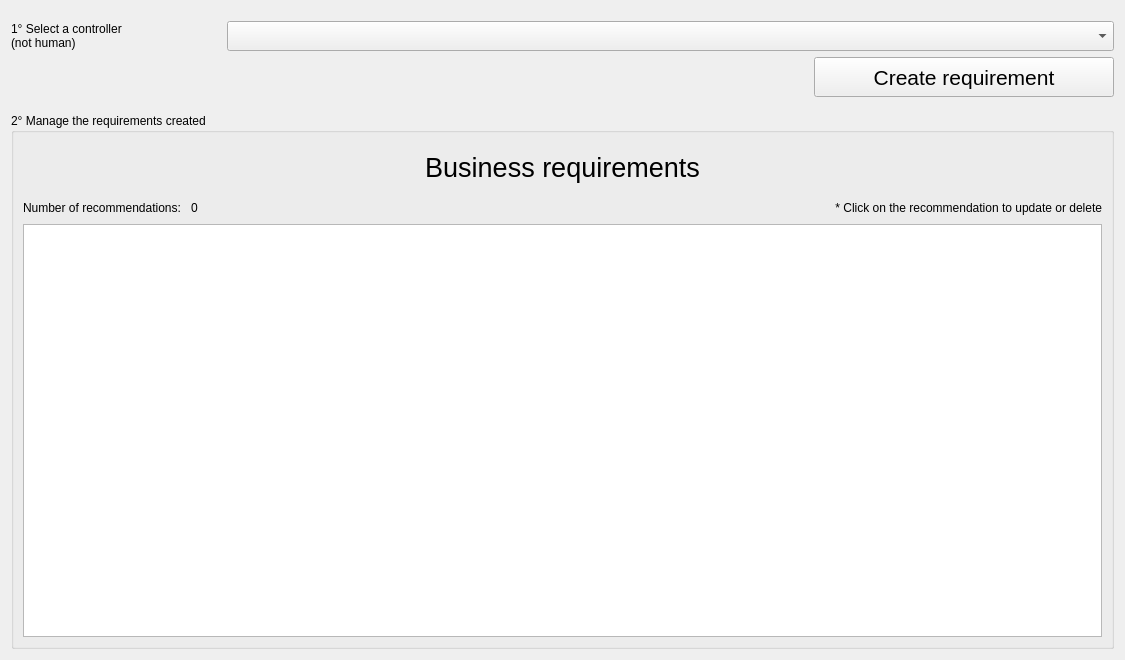
          <widget class="QWidget" name="scrollAreaWidgetContents_15">
           <property name="geometry">
            <rect>
             <x>0</x>
             <y>0</y>
             <width>1125</width>
             <height>660</height>
            </rect>
           </property>
           <layout class="QGridLayout" name="gridLayout_58">
            <item row="0" column="0">
             <layout class="QVBoxLayout" name="verticalLayout_43">
              <property name="topMargin">
               <number>10</number>
              </property>
              <property name="bottomMargin">
               <number>10</number>
              </property>
              <item>
               <layout class="QHBoxLayout" name="horizontalLayout_95">
                <item>
                 <widget class="QLabel" name="label_79">
                  <property name="minimumSize">
                   <size>
                    <width>210</width>
                    <height>0</height>
                   </size>
                  </property>
                  <property name="maximumSize">
                   <size>
                    <width>100</width>
                    <height>16777215</height>
                   </size>
                  </property>
                  <property name="text">
                   <string>1° Select a controller
(not human)</string>
                  </property>
                 </widget>
                </item>
                <item>
                 <widget class="QComboBox" name="combobox_bus_controller">
                  <property name="minimumSize">
                   <size>
                    <width>0</width>
                    <height>30</height>
                   </size>
                  </property>
                  <property name="focusPolicy">
                   <enum>Qt::TabFocus</enum>
                  </property>
                  <property name="contextMenuPolicy">
                   <enum>Qt::DefaultContextMenu</enum>
                  </property>
                  <property name="toolTip">
                   <string>This list contains all controllers that are NOT HUMAN</string>
                  </property>
                 </widget>
                </item>
               </layout>
              </item>
              <item>
               <layout class="QHBoxLayout" name="horizontalLayout_86">
                <item>
                 <spacer name="horizontalSpacer_45">
                  <property name="orientation">
                   <enum>Qt::Horizontal</enum>
                  </property>
                  <property name="sizeHint" stdset="0">
                   <size>
                    <width>38</width>
                    <height>27</height>
                   </size>
                  </property>
                 </spacer>
                </item>
                <item>
                 <widget class="QPushButton" name="button_bus_add">
                  <property name="minimumSize">
                   <size>
                    <width>300</width>
                    <height>40</height>
                   </size>
                  </property>
                  <property name="maximumSize">
                   <size>
                    <width>300</width>
                    <height>16777215</height>
                   </size>
                  </property>
                  <property name="font">
                   <font>
                    <pointsize>16</pointsize>
                    <underline>false</underline>
                    <kerning>true</kerning>
                   </font>
                  </property>
                  <property name="text">
                   <string>Create requirement</string>
                  </property>
                 </widget>
                </item>
               </layout>
              </item>
             </layout>
            </item>
            <item row="1" column="0">
             <widget class="QGroupBox" name="groupBox_35">
              <property name="minimumSize">
               <size>
                <width>0</width>
                <height>530</height>
               </size>
              </property>
              <property name="maximumSize">
               <size>
                <width>16777215</width>
                <height>16777215</height>
               </size>
              </property>
              <property name="title">
               <string>2° Manage the requirements created</string>
              </property>
              <layout class="QGridLayout" name="gridLayout_60">
               <item row="0" column="0">
                <widget class="QLabel" name="label_86">
                 <property name="minimumSize">
                  <size>
                   <width>0</width>
                   <height>50</height>
                  </size>
                 </property>
                 <property name="maximumSize">
                  <size>
                   <width>16777215</width>
                   <height>50</height>
                  </size>
                 </property>
                 <property name="font">
                  <font>
                   <pointsize>20</pointsize>
                   <underline>false</underline>
                  </font>
                 </property>
                 <property name="text">
                  <string>Business requirements</string>
                 </property>
                 <property name="alignment">
                  <set>Qt::AlignCenter</set>
                 </property>
                </widget>
               </item>
               <item row="1" column="0">
                <layout class="QHBoxLayout" name="horizontalLayout_104">
                 <item>
                  <widget class="QLabel" name="label_90">
                   <property name="text">
                    <string>Number of recommendations: </string>
                   </property>
                  </widget>
                 </item>
                 <item>
                  <widget class="QLabel" name="lbl_pef_recommendation_count">
                   <property name="minimumSize">
                    <size>
                     <width>40</width>
                     <height>0</height>
                    </size>
                   </property>
                   <property name="text">
                    <string>0</string>
                   </property>
                  </widget>
                 </item>
                 <item>
                  <spacer name="horizontalSpacer_46">
                   <property name="orientation">
                    <enum>Qt::Horizontal</enum>
                   </property>
                   <property name="sizeHint" stdset="0">
                    <size>
                     <width>40</width>
                     <height>20</height>
                    </size>
                   </property>
                  </spacer>
                 </item>
                 <item>
                  <widget class="QLabel" name="label_87">
                   <property name="text">
                    <string>* Click on the recommendation to update or delete</string>
                   </property>
                   <property name="alignment">
                    <set>Qt::AlignRight|Qt::AlignTrailing|Qt::AlignVCenter</set>
                   </property>
                  </widget>
                 </item>
                </layout>
               </item>
               <item row="2" column="0">
                <widget class="QListWidget" name="listwidget_bus_requirements">
                 <property name="minimumSize">
                  <size>
                   <width>0</width>
                   <height>400</height>
                  </size>
                 </property>
                 <property name="maximumSize">
                  <size>
                   <width>16777215</width>
                   <height>16777215</height>
                  </size>
                 </property>
                 <property name="alternatingRowColors">
                  <bool>true</bool>
                 </property>
                 <property name="wordWrap">
                  <bool>true</bool>
                 </property>
                </widget>
               </item>
              </layout>
             </widget>
            </item>
           </layout>
          </widget>
